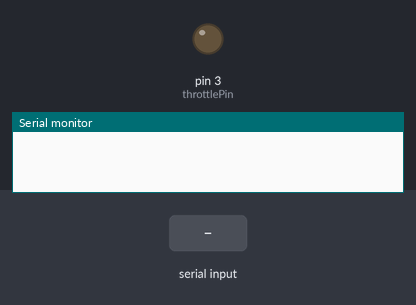
A sketch run on a simulated Arduino Uno, built with avr-gcc and run on an emulated ATmega328P. Shown: output pins drawn as LEDs (lit = HIGH), the last lines printed to the serial monitor. The test bench sets the inputs (shaded band).

Above: at 1.2 s.
1.3 s: "1" received over the second serial link
At 2.1 s:
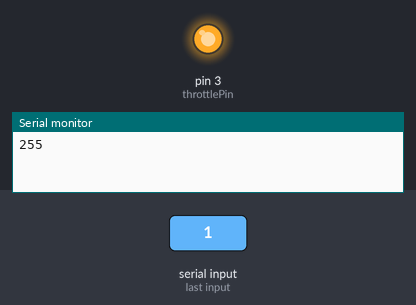
Timing chart, 0 to 4.3 s (numbered marks = the images above; inputs shaded):
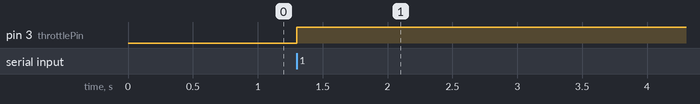

The sketch:

wheel.ino
```cpp
#define throttlePin 3

#include <SoftwareSerial.h>
SoftwareSerial BtSerial(4,5); // RX | TX
void setup() {
  pinMode(3,OUTPUT);
  Serial.begin(9600);
  BtSerial.begin(9600);// Default communication rate of the Bluetooth module
}
void loop() {
 if(BtSerial.available() > 0){ // Checks whether data is comming from the serial port
    int throttle = BtSerial.read(); // Reads the data from the serial port
    throttle=throttle*13;
    if(throttle>=255){
    throttle=255;

    }
    Serial.println(throttle);
    analogWrite(throttlePin, throttle);
 }

}
```

Measured:
- after the input at 1.3 s, pin 3 (throttlePin): LOW → HIGH at once
